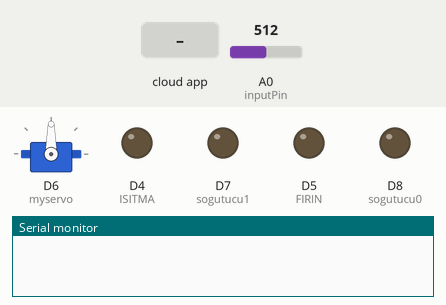
This sketch was run on a simulated ESP8266 (NodeMCU). Shown: servo, output pins drawn as LEDs (lit = HIGH), the last lines printed to the serial monitor. The test bench sets the inputs (shaded band); at power-on: A0 (inputPin) = 512. WiFi joins after 1.5 s; servers stay silent unless stated.

Above: at 2.7 s.
2.8 s: the phone or cloud app sets sicaklik to 1
At 3.4 s:
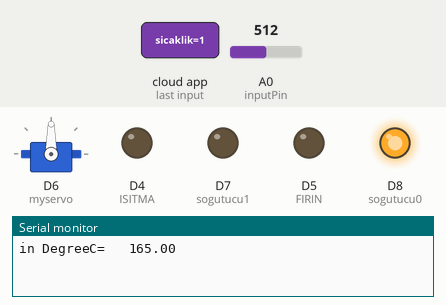
4.5 s: A0 (inputPin) set to 51
6.2 s: A0 (inputPin) set to 41
At 7.8 s:
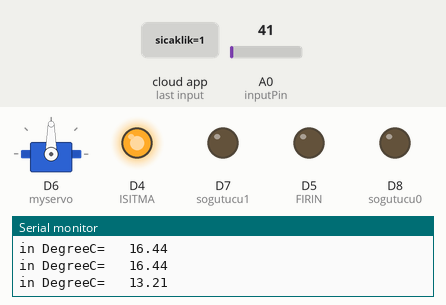
8.5 s: the phone or cloud app sets firin to 1
At 9.4 s:
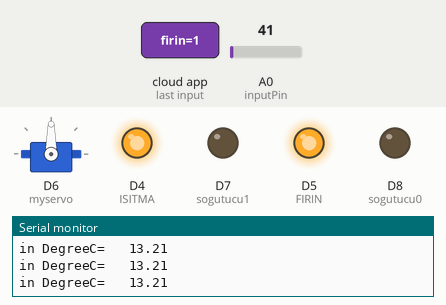
10.5 s: the phone or cloud app sets kapi to 1
At 12.2 s:
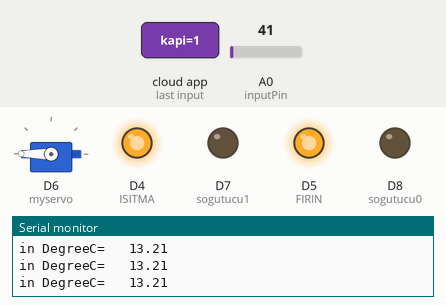
12.5 s: the phone or cloud app sets firin to 0
At 13.9 s:
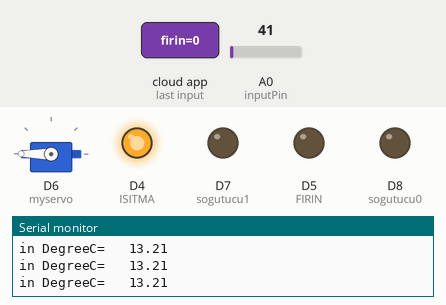
Timing chart, 0 to 15.5 s (numbered marks = the images above; inputs shaded):
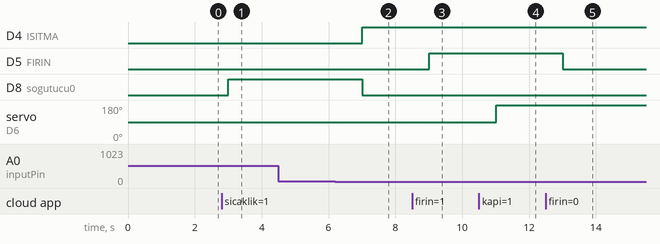

Measured:
- the behaviour switches between 47 and 46 on A0 (inputPin) (found by bisection; images 1 and 2)
- after the input at 2.8 s, D8 (sogutucu0): LOW → HIGH after 0.20 s
- after the input at 6.2 s, D4 (ISITMA): LOW → HIGH after 0.81 s; D8 (sogutucu0): HIGH → LOW after 0.81 s
- after the input at 8.5 s, D5 (FIRIN): LOW → HIGH after 0.51 s
- after the input at 10.5 s, servo on D6 (myservo): 90° → 180° after 0.51 s
- after the input at 12.5 s, D5 (FIRIN): HIGH → LOW after 0.51 s

The sketch:

smart_home_dec05b.ino
```cpp
#include "arduino_secrets.h"
#include "thingProperties.h"
#include <Servo.h>

#define ISITMA D4
#define FIRIN D5

Servo myservo;

int inputPin = A0;
int sogutucu0 = 15;
int sogutucu1 = 13;

void setup() {
  // Initialize serial and wait for port to open:
  Serial.begin(9600);

  pinMode(sogutucu0, OUTPUT);
  pinMode(sogutucu1, OUTPUT);
  pinMode(ISITMA, OUTPUT);
  pinMode(FIRIN, OUTPUT);

  myservo.attach(12);

  // This delay gives the chance to wait for a Serial Monitor without blocking if none is found
  delay(1500);

  initProperties();

  // Connect to Arduino IoT Cloud
  ArduinoCloud.begin(ArduinoIoTPreferredConnection);

  setDebugMessageLevel(2);
  ArduinoCloud.printDebugInfo();
}

void loop() {
  ArduinoCloud.update();
  onSicaklikChange();
}

void onSogutmaChange()  {
  if (sogutma == true) {
    digitalWrite(sogutucu0, HIGH);
    digitalWrite(sogutucu1, LOW);
  }
  else {
    digitalWrite(sogutucu0, LOW);
    digitalWrite(sogutucu1, LOW);
  }
}
void onIsitmaChange() {
  if (isitma == true) {
    digitalWrite(ISITMA, HIGH);
  }
  else {
    digitalWrite(ISITMA, LOW);
  }
}

void onKapiChange()  {
  if (kapi == true) {
    myservo.write(180);
  }
  else {
    myservo.write(90);
  }
}

void onFirinChange()  {
  if (firin == true) {
    digitalWrite(FIRIN, HIGH);
  }
  else {
    digitalWrite(FIRIN, LOW);
  }
}

void onSicaklikChange()  {
  if (sicaklik == true) {
    int analogValue = analogRead(inputPin);
    float millivolts = (analogValue / 1024.0) * 3300;
    float celsius = millivolts / 10;
    if (celsius > 25) {
      digitalWrite(sogutucu0, HIGH);
      digitalWrite(sogutucu1, LOW);
      digitalWrite(ISITMA, LOW);
    }
    else if (celsius < 15) {
      digitalWrite(ISITMA, HIGH);
      digitalWrite(sogutucu0, LOW);
      digitalWrite(sogutucu1, LOW);
    }
    Serial.print("in DegreeC=   ");
    Serial.println(celsius);
    delay(1000);
  }
  else {
    onIsitmaChange();
    onSogutmaChange();
  }
}
```

arduino_secrets.h
```cpp
#define SECRET_SSID "HUAWEI"
#define SECRET_OPTIONAL_PASS "00000000"
#define SECRET_DEVICE_KEY "DZJ03bO04!Rntcp9yJNgR2wL0"
```

thingProperties.h
```cpp
// Code generated by Arduino IoT Cloud, DO NOT EDIT.

#include <ArduinoIoTCloud.h>
#include <Arduino_ConnectionHandler.h>
#include "arduino_secrets.h"

const char DEVICE_LOGIN_NAME[]  = "b14119f8-049c-4853-af4f-ab187c05a1a8";

const char SSID[]               = SECRET_SSID;    // Network SSID (name)
const char PASS[]               = SECRET_OPTIONAL_PASS;    // Network password (use for WPA, or use as key for WEP)
const char DEVICE_KEY[]  = SECRET_DEVICE_KEY;    // Secret device password

void onFirinChange();
void onIsitmaChange();
void onKapiChange();
void onSicaklikChange();
void onSogutmaChange();

CloudLight firin;
CloudLight isitma;
CloudLight kapi;
CloudLight sicaklik;
CloudLight sogutma;

void initProperties(){

  ArduinoCloud.setBoardId(DEVICE_LOGIN_NAME);
  ArduinoCloud.setSecretDeviceKey(DEVICE_KEY);
  ArduinoCloud.addProperty(firin, READWRITE, ON_CHANGE, onFirinChange);
  ArduinoCloud.addProperty(isitma, READWRITE, ON_CHANGE, onIsitmaChange);
  ArduinoCloud.addProperty(kapi, READWRITE, ON_CHANGE, onKapiChange);
  ArduinoCloud.addProperty(sicaklik, READWRITE, ON_CHANGE, onSicaklikChange);
  ArduinoCloud.addProperty(sogutma, READWRITE, ON_CHANGE, onSogutmaChange);

}

WiFiConnectionHandler ArduinoIoTPreferredConnection(SSID, PASS);
```
